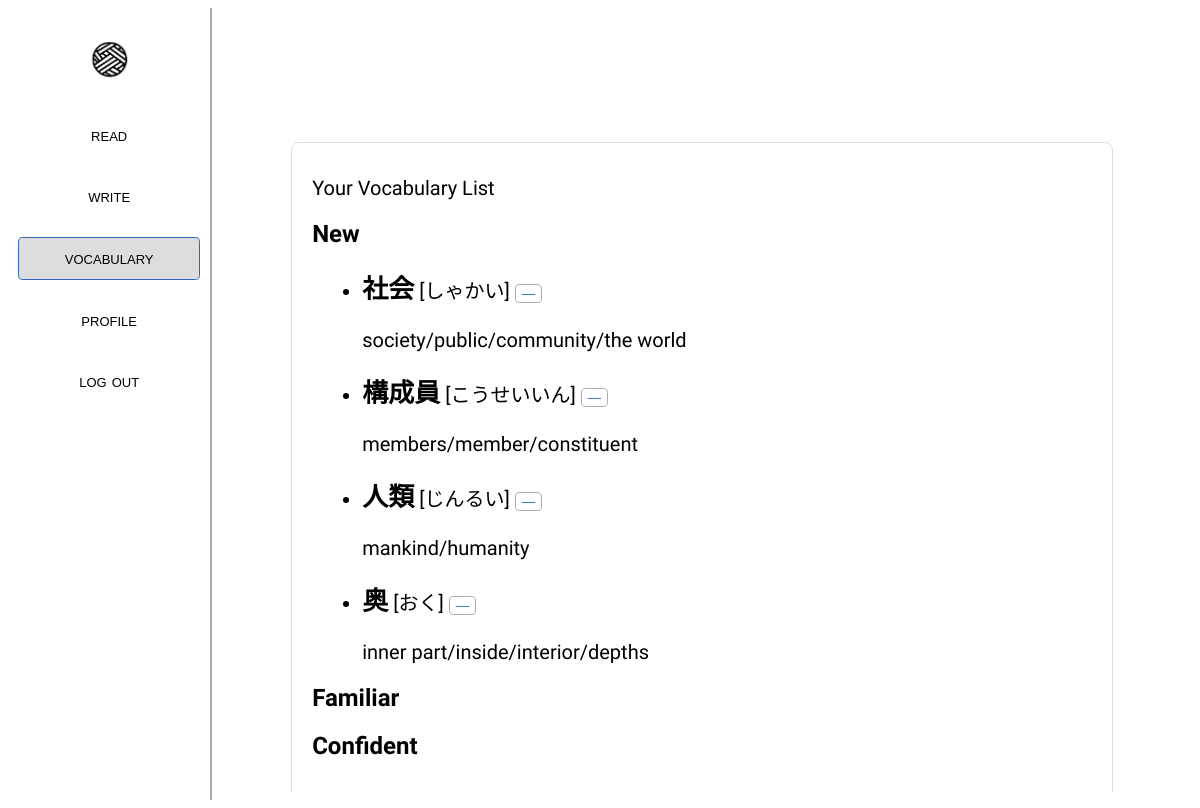
Before: /vocab (signed in) with the older database file.
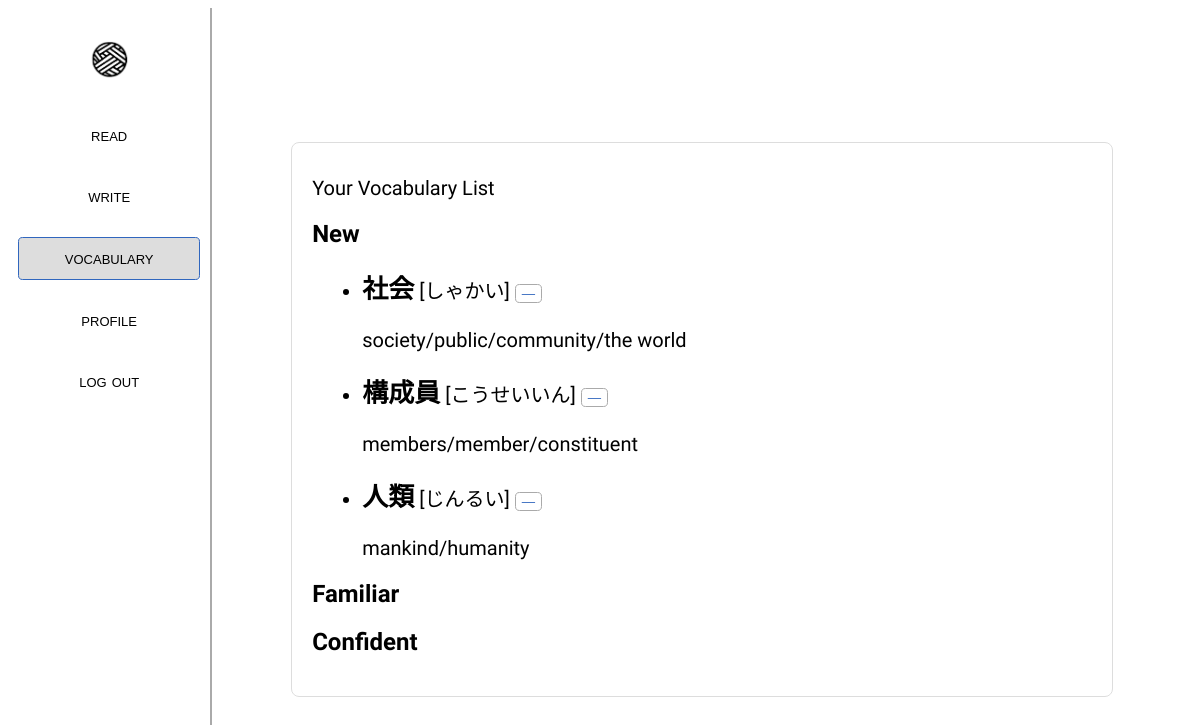
After: the same page with the newer database file.
### app.py (models this page shows)
class Vocabulary(db.Model):
    id = db.Column(db.Integer, primary_key=True)
    chinese_word = db.Column(db.String(100), nullable=False)
    translation = db.Column(db.String(100), server_default='')
    pronunciation = db.Column(db.String(100), server_default='')
    level = db.Column(db.String(50), nullable=False)  # Values: 'new', 'familiar', 'confident'
    user_id = db.Column(db.Integer, db.ForeignKey('users.id'), nullable=False)
    user = db.relationship('User', back_populates='vocabularies')

### app.py (the view)
@app.route('/vocab', methods=['GET', 'POST'])
def vocab():
    if (request.method == "POST"):
        if request.form.get('delete'):
            delete = request.form.get('delete')
            user = User.query.filter_by(username=session['user']).first()
            Vocabulary.query.filter_by(user_id=user.id, chinese_word=delete).delete()
            db.session.commit()
            return redirect('/vocab')
        else:
            return redirect('/vocab')
    else:
        if 'user' not in session:
            return redirect('/login')
        user_id = User.query.filter_by(username=session['user']).first().id
        vocab_list = Vocabulary.query.filter_by(user_id=user_id).all()
        vocab_dict = {'new': [], 'familiar': [], 'confident': []}
        for vocab in vocab_list:
            vocab_dict[vocab.level].append({'word' : vocab.chinese_word, 'sense' : vocab.translation.split('(')[0], 'pronunciation' : vocab.pronunciation})
        return render_template('vocab.html', vocab=vocab_dict)

### templates/vocab.html (shortened to what this page needs)
<!DOCTYPE html>
<html>
<head>
    <link rel="stylesheet" href="../static/styles.css">
</head>
<body>
    <div class="urbanist-main">
        <div style="display:flex; flex-direction: row;">
            <div class="sidebar" style="flex-direction: column;">
                <a href="/" style="display: inline-block; height: 40px;">
                    <img style="height: 100%;" src="../static/wordweaverlogo.png" alt="Home">
                </a>
                <div style="display: flex; flex-direction: column; margin-top:15px; width:90%">
                    <div class="sidebar-item" >
                        <form action="/read" style="width:100%">
                            <button class="white long smallcaps-text" style="width:100%; color:black; border:0px;">
                                read
                            </button>
                        </form>
                    </div>
                    <div class="sidebar-item" >
                        <form action="/read" style="width:100%">
                            <button class="white long smallcaps-text" style="width:100%; color:black; border:0px">
                                write
                            </button>
                        </form>
                    </div>
                    <div class="sidebar-item" >
                        <form action="/vocab" style="width:100%">
                            <button class="long smallcaps-text" style="width:100%; color:black; background: #ddd; border: 1px solid #3066be">
                                vocabulary
                            </button>
                        </form>
                    </div>
                    <div class="sidebar-item" >
                        <form action="/profile" style="width:100%">
                            <button class="white long smallcaps-text" style="width:100%; color:black; border:0px">
                                profile
                            </button>
                        </form>
                    </div>
                    <div class="sidebar-item" >
                        <form action="/logout" style="width:100%">
                            <button class="white long smallcaps-text" style="width:100%; color:black; border:0px">
                                log out
                            </button>
                        </form>
                    </div>
                </div>
            </div>
            <div class="ui" style="width:100%; overflow: scroll; max-height: 100vh; display: inline-block;">
                <div style="flex-direction: column;">
                    <div class="left aligned column main-col" style="max-width: 800px; margin-top: 150px;">
                        <div class="center-container" id="text" style="text-align: left;">
                            <h1 class="huge">Your Vocabulary List</h1>
                            <form action="/vocab" method="POST">
                            {% for level, words in vocab.items() %}
                                <h2>{{ level.capitalize() }}</h2>
                                <ul>
                                {% for word in words %}
                                    <li><span style="font-weight: 600;font-size: 26px;">{{ word.word }}</span>{% if word.pronunciation != "" %}<span>&nbsp;[{{ word.pronunciation}}]</span>{% endif %}&nbsp;<button value="{{ word.word }}" name="delete" style="margin-bottom:5px" class="white">—</button>
                                        <p>{{ word.sense }}</p>
                                    </li>
                                {% endfor %}
                                </ul>
                            {% endfor %}
                        </form>
                        </div>
                    </div>
                </div>
            </div>
        </div>
    </div>
</body>
</html>

### static/styles.css (style rules this page uses)
.center-container { margin: 10px; text-align: center; box-sizing: inherit; }
.ui { flex-wrap: wrap; padding: 0; margin: -1rem; }
.left.aligned { text-align: left; }
.column { max-width: 800px; width: 100%; padding: 10px; }
.huge { font-size: 1.25em; font-weight: 400; }
button { border: 1px solid rgba(34,36,38,.15); border-radius: .28571429rem; transition: box-shadow .1s ease,border-color .1s ease; box-shadow: none; bottom: 1px; cursor: pointer; }
li { font-size: 20px; margin:10px }
.urbanist-main { font-family: "Urbanist", sans-serif; font-optical-sizing: auto; font-style: normal; }
button.long { padding: 10px 35px; }
button.white { background:#fff; color: #3066be; border-color: #aaa }
body { animation: fadeInAnimation ease 1s; animation-iteration-count: 1; animation-fill-mode: forwards; }
.main-col { display: flex; flex-direction: column; margin: auto; border: 1px solid #ddd; background: #fff; border-radius: 8px; }
.sidebar { display: flex; width: 20%; padding-top:2rem; align-items: center; border-right: 2px solid #aaa; height: 95vh; z-index: 2; }
.sidebar-item { width: 100%; justify-content: center; display: flex; margin-top:20px }
.smallcaps-text { font-size: 18px; font-variant: small-caps;; }

Changed rows visible on the page:
removed Vocabulary: word "奥", pronunciation "おく", sense "inner part/inside/interior/depths"
